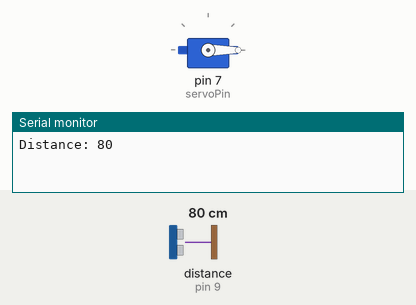
This sketch was run on a simulated Arduino Uno, built with avr-gcc and run on an emulated ATmega328P. Parts: servo, the last lines printed to the serial monitor. Inputs (shaded band) come from the test bench; at power-on: distance to the obstacle (sensor on pin 9) 80 cm. The echo pulse lasts 58.3 µs per cm.

Above: at 1.8 s.
1.9 s: distance to the obstacle (sensor on pin 9) set to 8 cm
3.7 s: distance to the obstacle (sensor on pin 9) set to 5 cm
At 4.9 s:
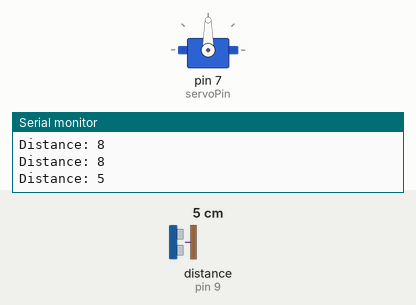
7.7 s: distance to the obstacle (sensor on pin 9) set to 9 cm
At 8.7 s:
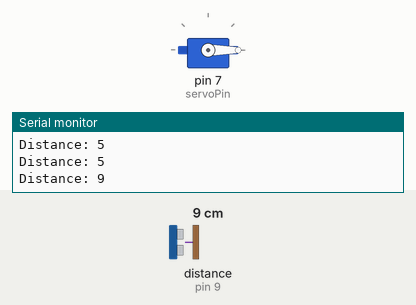
Timing chart, 0 to 10.7 s (numbered marks = the images above; inputs shaded):
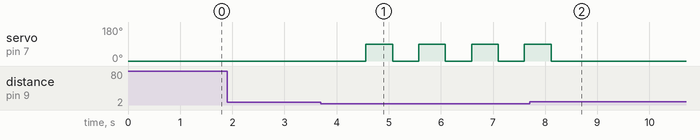

Measured:
- the behaviour switches between 7 and 6 cm on distance to the obstacle (sensor on pin 9) (found by bisection; images 0 and 1)
- after the input at 3.7 s, servo on pin 7 (servoPin): alternates 90° for 0.51 s and 0° for 0.50 s, starting after 0.86 s
- after the input at 7.7 s, servo on pin 7 (servoPin): goes on until 8.1 s, then stays 0°

The sketch:

Ultrasonic_Sensor_with_Servo_Motor.ino
```cpp
/*
Aralinks Coding Education
modified 27 April 2019
by Christian Dela Cruz
*/

//Ultrasonic with Servo Motor
#include <Ultrasonic.h>
#include <Servo.h>

Ultrasonic ultrasonic(10,9); // (Trig PIN,Echo PIN)
int servoPin = 7;
Servo Servo1;

void setup() {
Servo1.attach(servoPin);
Serial.begin(9600);             // Starts the serial communication
}

void loop() {
 if(ultrasonic.Ranging(CM)<=6)       //if less than or equal to 6, servo will move 0 to 90 degrees
{
// Make servo go to 0 degrees
Servo1.write(0);
delay(500);
// Make servo go to 90 degrees
Servo1.write(90);
delay(500);
}

else{                     //else, no move happen
Servo1.write(0);
delay(1000);
}
// Prints the distance on the Serial Monitor
Serial.print("Distance: ");
Serial.println(ultrasonic.Ranging(CM));
delay(10);

}
```
